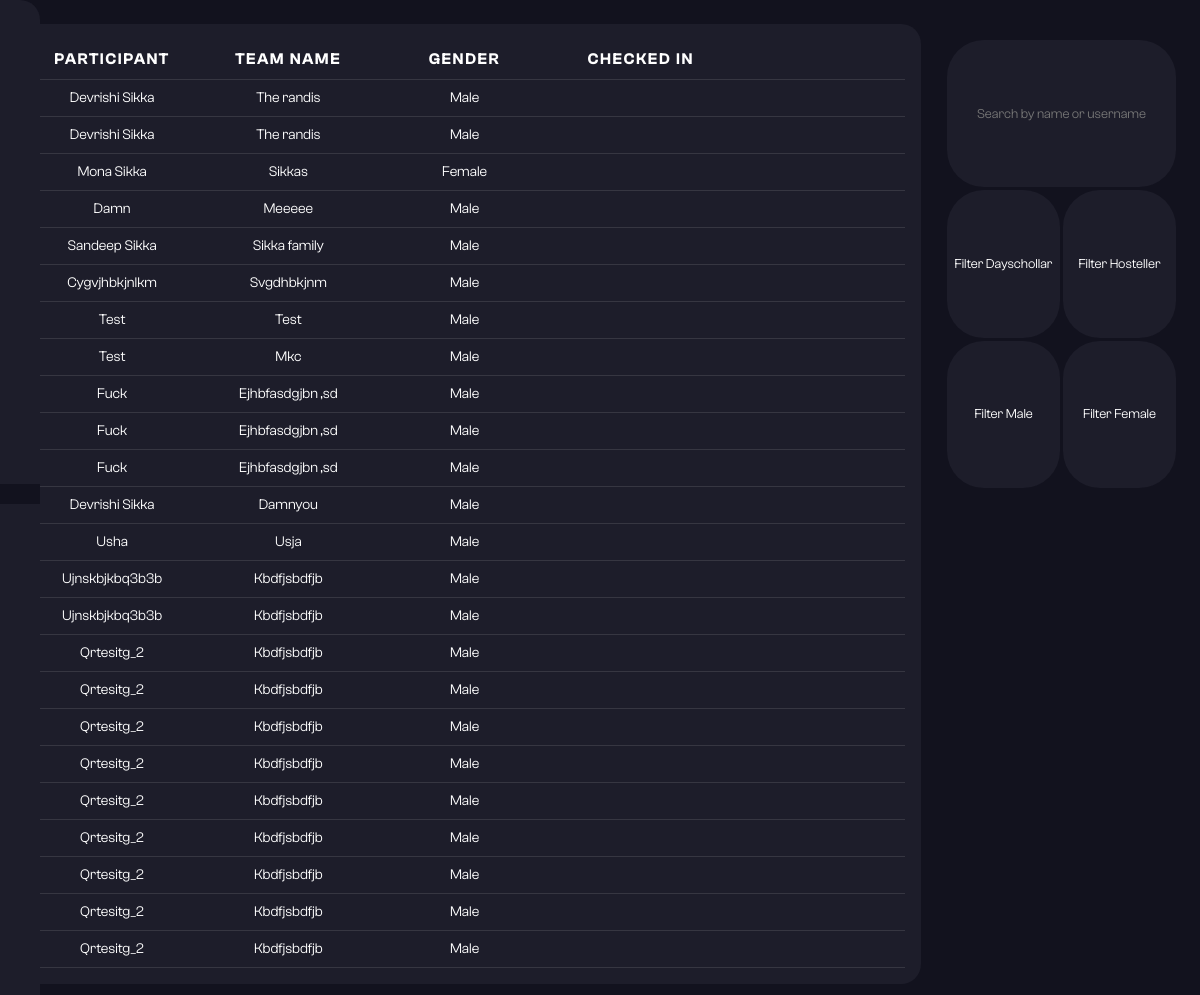
Page /dashboard on the earlier database version.
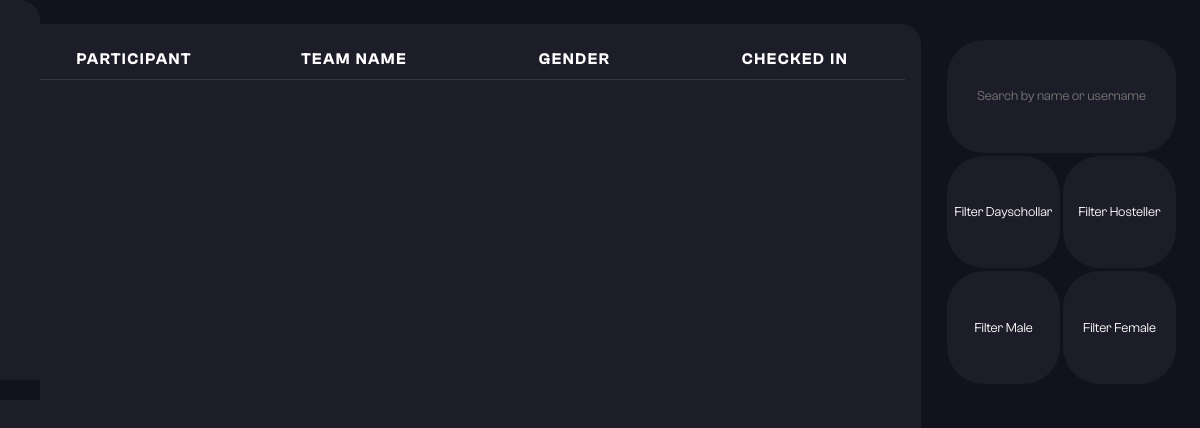
Same page on the later database version.
### models.py (models this page shows)
class Participant(db.Model):
    id = db.Column(db.Integer, primary_key=True)
    participant_name = db.Column(db.String(100), nullable=False)
    register_number = db.Column(db.String(20), nullable=False)
    team_name = db.Column(db.String(100), nullable=False)
    mobile_number = db.Column(db.String(20), nullable=False)
    accomodation = db.Column(db.String(20), nullable=False)
    email_id = db.Column(db.String(120), nullable=False)
    hostel_block = db.Column(db.String(1))
    gender = db.Column(db.String(10), nullable=False)
    checked_in = db.Column(db.Boolean, default = False)
    onboarding_email_sent = db.Column(db.Boolean, default=False, nullable=False)
    slug = db.Column(db.String(100), nullable=False)

### app.py (the view)
@app.route('/dashboard')
def dashboard():
  data_list = Participant.query.all()
  return render_template('dashboard.html', datalist = data_list)

### templates/dashboard.html (shortened to what this page needs)
<!DOCTYPE html>
<html lang="en">
  <head>
    <link
      rel="stylesheet"
      href="{{url_for('static', filename='styles/dashboard.css')}}"
    />
    <link
      href="https://cdn.jsdelivr.net/npm/remixicon@3.5.0/fonts/remixicon.css"
      rel="stylesheet"
    />
  </head>
  <body>
    <nav>
      <div class="vertical-navbar">
        <div class="menu-item active" data-tooltip="Dashboard">
        </div>
        <div class="menu-item" data-tooltip="Upload List">
        </div>
        <div class="menu-item" data-tooltip="Add Participant">
        </div>
        <div class="menu-item" data-tooltip="Event Stats">
        </div>
      </div>
    </nav>
    <div class="main-container">
      <div class="container">
        <div class="filters">
          <div class="filter_container">
            <div class="search_area">
              <input
                type="text"
                id="searchInput"
                placeholder="Search by name or username"
              />
            </div>
            <div class="filter_by_dayschollar">
              <button id="sortDayScholar">Filter Dayschollar</button>
            </div>
            <div class="filter_by_hosteller">
              <button id="sortHosteller">Filter Hosteller</button>
            </div>
            <div class="filter_by_male">
              <button id="filterMale">Filter Male</button>
            </div>
            <div class="filter_by_female">
              <button id="filterFemale">Filter Female</button>
            </div>
          </div>
        </div>
        <div class="participant-tables">
          <table>
            <thead>
              <tr>
                <th>Participant</th>
                <th>Team Name</th>
                <th>Gender</th>
                <th>Checked In</th>
              </tr>
            </thead>
            <tbody>
              {% for participant in datalist %}
              <tr>
                <td>{{ participant.participant_name|title }}</td>
                <td>{{ participant.team_name|capitalize }}</td>
                <td>{{ participant.gender|capitalize }}</td>
                {% if participant.checked_in == False %}
                <td></td>
                {% else %}
                <td></td>
                {% endif %}
                <td class="participant_info">
                </td>
              </tr>
              {% endfor %}
            </tbody>
          </table>
        </div>
      </div>
    </div>
  </body>
</html>

### static/styles/dashboard.css (style rules this page uses)
* { padding: 0; margin: 0; font-family: "ClashGrotesk"; }
body { background-color: #12121e; height: 100vh; width: 100vw; display: flex; align-items: center; justify-content: center; }
.main-container { max-width: 1250px; border-radius: 20px; height: calc(100% - 3rem); width: calc(100% - 1rem); box-sizing: border-box; }
.container { height: 100%; width: 100%; display: grid; grid-template-columns: 3.5fr 1fr; grid-template-rows: 1fr 1fr 2fr; gap: 10px; grid-auto-flow: row; grid-template-areas: "participant-tables filters" "participant-tables filters" "participant-tables ."; }
.filters, .participant-tables { border-radius: 20px; box-sizing: border-box; padding: 1rem; overflow: auto; }
.filters { grid-area: filters; }
.participant-tables { grid-area: participant-tables; background-color: #1d1d2a; }
table { color: #fff; height: fit-content; border-collapse: collapse; margin: 0; padding: 0; width: 100%; table-layout: fixed; }
table tr { border-bottom: 1px solid #ffffff1c; padding: 0.35em; }
table th, table td { padding: 0.625em; text-align: center; font-size: 0.9em; }
table th { font-size: 1rem; letter-spacing: 0.1em; text-transform: uppercase; font-weight: 600; }
.filter_container { height: 100%; display: grid; grid-template-columns: 1fr 1fr; grid-template-rows: 1fr 1fr 1fr; gap: 3px 3px; grid-auto-flow: row; grid-template-areas: "search_area search_area" "filter_by_dayschollar filter_by_hosteller" "filter_by_male filter_by_female"; }
.filter_container button, .filter_container input { width: 100%; height: 100%; border-radius: 2.3125rem; text-align: center; outline: none; border: none; background-color: #1d1d2a; color: #fff; }
.search_area { grid-area: search_area; }
.filter_by_dayschollar { grid-area: filter_by_dayschollar; }
.filter_by_hosteller { grid-area: filter_by_hosteller; }
.filter_by_male { grid-area: filter_by_male; }
.filter_by_female { grid-area: filter_by_female; }
.vertical-navbar { height: 100%; width: 40px; position: fixed; left: 0; top: 0; background-color: #1d1d2a; padding-top: 20px; display: flex; flex-direction: column; align-items: center; justify-content: center; border-radius: 0 20px 0 20px; }
.menu-item { text-align: center; width: 100%; box-sizing: border-box; padding: 10px; cursor: pointer; transition: background-color 0.3s; display: flex; align-items: center; justify-content: center; color: #fff; }
.active { background-color: #12121e; }

Differences in the rows shown:
removed Participant: participant_name "Devrishi Sikka", team_name "The randis", gender "Male"
removed Participant: participant_name "Devrishi Sikka", team_name "The randis", gender "Male"
removed Participant: participant_name "Mona Sikka", team_name "Sikkas", gender "Female"
removed Participant: participant_name "Damn", team_name "Meeeee", gender "Male"
removed Participant: participant_name "Sandeep Sikka", team_name "Sikka family", gender "Male"
removed Participant: participant_name "Cygvjhbkjnlkm", team_name "Svgdhbkjnm", gender "Male"
removed Participant: participant_name "Test", team_name "Test", gender "Male"
removed Participant: participant_name "Test", team_name "Mkc", gender "Male"
removed Participant: participant_name "Fuck", team_name "Ejhbfasdgjbn ,sd", gender "Male"
removed Participant: participant_name "Fuck", team_name "Ejhbfasdgjbn ,sd", gender "Male"
removed Participant: participant_name "Fuck", team_name "Ejhbfasdgjbn ,sd", gender "Male"
removed Participant: participant_name "Devrishi Sikka", team_name "Damnyou", gender "Male"
removed Participant: participant_name "Usha", team_name "Usja", gender "Male"
removed Participant: participant_name "Ujnskbjkbq3b3b", team_name "Kbdfjsbdfjb", gender "Male"
removed Participant: participant_name "Ujnskbjkbq3b3b", team_name "Kbdfjsbdfjb", gender "Male"
removed Participant: participant_name "Qrtesitg_2", team_name "Kbdfjsbdfjb", gender "Male"
removed Participant: participant_name "Qrtesitg_2", team_name "Kbdfjsbdfjb", gender "Male"
removed Participant: participant_name "Qrtesitg_2", team_name "Kbdfjsbdfjb", gender "Male"
removed Participant: participant_name "Qrtesitg_2", team_name "Kbdfjsbdfjb", gender "Male"
removed Participant: participant_name "Qrtesitg_2", team_name "Kbdfjsbdfjb", gender "Male"
removed Participant: participant_name "Qrtesitg_2", team_name "Kbdfjsbdfjb", gender "Male"
removed Participant: participant_name "Qrtesitg_2", team_name "Kbdfjsbdfjb", gender "Male"
removed Participant: participant_name "Qrtesitg_2", team_name "Kbdfjsbdfjb", gender "Male"
removed Participant: participant_name "Qrtesitg_2", team_name "Kbdfjsbdfjb", gender "Male"
